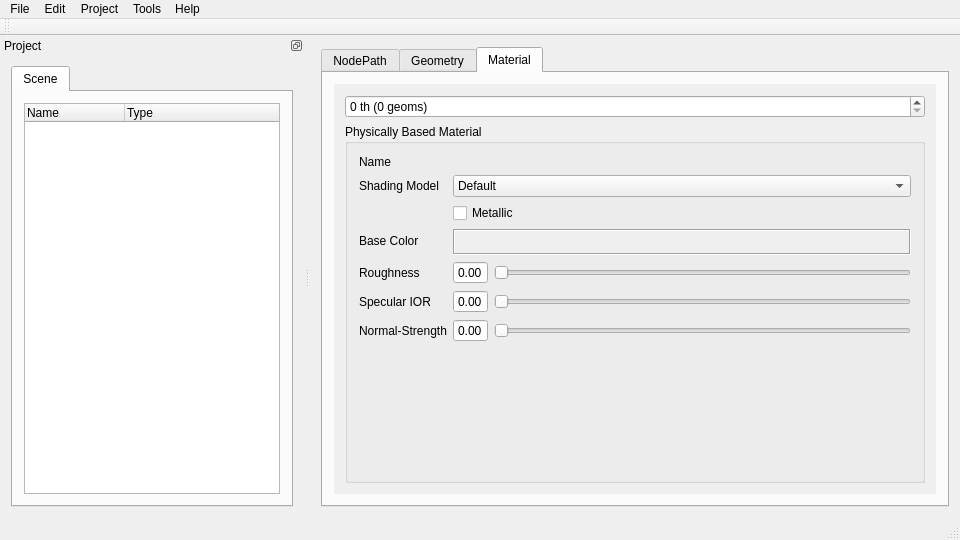
<?xml version="1.0" encoding="UTF-8"?>
<ui version="4.0">
 <class>MainWindow</class>
 <widget class="QMainWindow" name="MainWindow">
  <property name="geometry">
   <rect>
    <x>0</x>
    <y>0</y>
    <width>960</width>
    <height>540</height>
   </rect>
  </property>
  <property name="windowTitle">
   <string>RPEditor</string>
  </property>
  <property name="dockOptions">
   <set>QMainWindow::AnimatedDocks</set>
  </property>
  <widget class="QWidget" name="centralWidget">
   <property name="enabled">
    <bool>true</bool>
   </property>
   <layout class="QHBoxLayout" name="_2">
    <item>
     <widget class="QTabWidget" name="main_tab_widget_">
      <property name="currentIndex">
       <number>2</number>
      </property>
      <widget class="QWidget" name="nodepath_tab_">
       <property name="enabled">
        <bool>true</bool>
       </property>
       <attribute name="title">
        <string>NodePath</string>
       </attribute>
       <layout class="QHBoxLayout" name="horizontalLayout_2">
        <item>
         <widget class="QScrollArea" name="nodepath_area_">
          <property name="frameShape">
           <enum>QFrame::NoFrame</enum>
          </property>
          <property name="horizontalScrollBarPolicy">
           <enum>Qt::ScrollBarAlwaysOff</enum>
          </property>
          <property name="widgetResizable">
           <bool>true</bool>
          </property>
          <widget class="QWidget" name="scrollAreaWidgetContents">
           <property name="geometry">
            <rect>
             <x>0</x>
             <y>0</y>
             <width>619</width>
             <height>425</height>
            </rect>
           </property>
           <layout class="QVBoxLayout" name="verticalLayout_3">
            <item>
             <widget class="QGroupBox" name="pose_groupbox_">
              <property name="title">
               <string>Pose</string>
              </property>
              <property name="flat">
               <bool>false</bool>
              </property>
              <property name="checkable">
               <bool>false</bool>
              </property>
              <layout class="QFormLayout" name="formLayout_3">
               <item row="0" column="0">
                <widget class="QLabel" name="translation_label_">
                 <property name="text">
                  <string>Translation</string>
                 </property>
                </widget>
               </item>
               <item row="0" column="1">
                <layout class="QHBoxLayout" name="horizontalLayout_3">
                 <item>
                  <widget class="QLineEdit" name="translation_edit_x_"/>
                 </item>
                 <item>
                  <widget class="QLineEdit" name="translation_edit_y_"/>
                 </item>
                 <item>
                  <widget class="QLineEdit" name="translation_edit_z_"/>
                 </item>
                </layout>
               </item>
               <item row="1" column="0">
                <widget class="QLabel" name="hpr_label_">
                 <property name="text">
                  <string>HPR</string>
                 </property>
                </widget>
               </item>
               <item row="1" column="1">
                <layout class="QHBoxLayout" name="horizontalLayout_4">
                 <item>
                  <widget class="QLineEdit" name="hpr_edit_h_"/>
                 </item>
                 <item>
                  <widget class="QLineEdit" name="hpr_edit_p_"/>
                 </item>
                 <item>
                  <widget class="QLineEdit" name="hpr_edit_r_"/>
                 </item>
                </layout>
               </item>
               <item row="2" column="0">
                <widget class="QLabel" name="scale_label_">
                 <property name="text">
                  <string>Scale</string>
                 </property>
                </widget>
               </item>
               <item row="2" column="1">
                <layout class="QHBoxLayout" name="horizontalLayout_5">
                 <item>
                  <widget class="QLineEdit" name="scale_edit_x_"/>
                 </item>
                 <item>
                  <widget class="QLineEdit" name="scale_edit_y_"/>
                 </item>
                 <item>
                  <widget class="QLineEdit" name="scale_edit_z_"/>
                 </item>
                </layout>
               </item>
              </layout>
             </widget>
            </item>
            <item>
             <widget class="QGroupBox" name="visibility_groupbox_">
              <property name="title">
               <string>Visibility</string>
              </property>
              <layout class="QVBoxLayout" name="verticalLayout">
               <item>
                <widget class="QCheckBox" name="visible_checkbox_">
                 <property name="text">
                  <string>Visible</string>
                 </property>
                </widget>
               </item>
               <item>
                <widget class="QCheckBox" name="tight_bounds_checkbox_">
                 <property name="text">
                  <string>Tight Bounds</string>
                 </property>
                </widget>
               </item>
               <item>
                <widget class="QCheckBox" name="wireframe_checkbox_">
                 <property name="text">
                  <string>Wireframe</string>
                 </property>
                </widget>
               </item>
              </layout>
             </widget>
            </item>
            <item>
             <spacer name="verticalSpacer">
              <property name="orientation">
               <enum>Qt::Vertical</enum>
              </property>
              <property name="sizeHint" stdset="0">
               <size>
                <width>20</width>
                <height>40</height>
               </size>
              </property>
             </spacer>
            </item>
           </layout>
          </widget>
         </widget>
        </item>
       </layout>
      </widget>
      <widget class="QWidget" name="geometry_tab_">
       <attribute name="title">
        <string>Geometry</string>
       </attribute>
       <layout class="QVBoxLayout" name="verticalLayout_6">
        <item>
         <widget class="QScrollArea" name="scrollArea">
          <property name="frameShape">
           <enum>QFrame::NoFrame</enum>
          </property>
          <property name="widgetResizable">
           <bool>true</bool>
          </property>
          <widget class="QWidget" name="scrollAreaWidgetContents_3">
           <property name="geometry">
            <rect>
             <x>0</x>
             <y>0</y>
             <width>619</width>
             <height>425</height>
            </rect>
           </property>
           <layout class="QVBoxLayout" name="verticalLayout_7">
            <item>
             <widget class="QSpinBox" name="geometry_geom_index_spinbox_">
              <property name="suffix">
               <string> th (0 geoms)</string>
              </property>
             </widget>
            </item>
            <item>
             <widget class="QGroupBox" name="groupBox">
              <property name="title">
               <string>Geom</string>
              </property>
              <layout class="QFormLayout" name="formLayout_4">
               <item row="0" column="0">
                <widget class="QLabel" name="label">
                 <property name="text">
                  <string>Number of Primitives</string>
                 </property>
                </widget>
               </item>
               <item row="0" column="1">
                <widget class="QLabel" name="geom_num_primitives_label_">
                 <property name="text">
                  <string/>
                 </property>
                </widget>
               </item>
              </layout>
             </widget>
            </item>
            <item>
             <spacer name="verticalSpacer_2">
              <property name="orientation">
               <enum>Qt::Vertical</enum>
              </property>
              <property name="sizeHint" stdset="0">
               <size>
                <width>20</width>
                <height>40</height>
               </size>
              </property>
             </spacer>
            </item>
           </layout>
          </widget>
         </widget>
        </item>
       </layout>
      </widget>
      <widget class="QWidget" name="material_tab_">
       <attribute name="title">
        <string>Material</string>
       </attribute>
       <layout class="QHBoxLayout" name="horizontalLayout_6">
        <item>
         <widget class="QScrollArea" name="material_area_">
          <property name="frameShape">
           <enum>QFrame::NoFrame</enum>
          </property>
          <property name="horizontalScrollBarPolicy">
           <enum>Qt::ScrollBarAlwaysOff</enum>
          </property>
          <property name="widgetResizable">
           <bool>true</bool>
          </property>
          <widget class="QWidget" name="scrollAreaWidgetContents_2">
           <property name="geometry">
            <rect>
             <x>0</x>
             <y>0</y>
             <width>619</width>
             <height>425</height>
            </rect>
           </property>
           <layout class="QVBoxLayout" name="verticalLayout_5">
            <item>
             <widget class="QSpinBox" name="material_geom_index_spinbox_">
              <property name="suffix">
               <string> th (0 geoms)</string>
              </property>
             </widget>
            </item>
            <item>
             <widget class="QGroupBox" name="material_pbm_groupbox_">
              <property name="title">
               <string>Physically Based Material</string>
              </property>
              <layout class="QVBoxLayout" name="verticalLayout_4">
               <item>
                <layout class="QFormLayout" name="formLayout">
                 <item row="4" column="0">
                  <widget class="QLabel" name="base_color_label_">
                   <property name="text">
                    <string>Base Color</string>
                   </property>
                  </widget>
                 </item>
                 <item row="1" column="0">
                  <widget class="QLabel" name="material_name_label_of_label_">
                   <property name="text">
                    <string>Name</string>
                   </property>
                  </widget>
                 </item>
                 <item row="1" column="1">
                  <widget class="QLabel" name="material_name_label_">
                   <property name="text">
                    <string/>
                   </property>
                  </widget>
                 </item>
                 <item row="2" column="1">
                  <widget class="QComboBox" name="material_shading_model_combobox_">
                   <item>
                    <property name="text">
                     <string>Default</string>
                    </property>
                   </item>
                   <item>
                    <property name="text">
                     <string>Emessive</string>
                    </property>
                   </item>
                   <item>
                    <property name="text">
                     <string>Clearcoat</string>
                    </property>
                   </item>
                   <item>
                    <property name="text">
                     <string>Transparent</string>
                    </property>
                   </item>
                   <item>
                    <property name="text">
                     <string>Skin</string>
                    </property>
                   </item>
                   <item>
                    <property name="text">
                     <string>Foliage</string>
                    </property>
                   </item>
                  </widget>
                 </item>
                 <item row="2" column="0">
                  <widget class="QLabel" name="shading_model_label_">
                   <property name="text">
                    <string>Shading Model</string>
                   </property>
                  </widget>
                 </item>
                 <item row="3" column="1">
                  <widget class="QCheckBox" name="material_matallic_checkbox_">
                   <property name="text">
                    <string>Metallic</string>
                   </property>
                  </widget>
                 </item>
                 <item row="4" column="1">
                  <widget class="QFrame" name="frame">
                   <property name="frameShape">
                    <enum>QFrame::Box</enum>
                   </property>
                   <property name="frameShadow">
                    <enum>QFrame::Sunken</enum>
                   </property>
                   <layout class="QHBoxLayout" name="horizontalLayout_7">
                    <property name="spacing">
                     <number>0</number>
                    </property>
                    <property name="leftMargin">
                     <number>0</number>
                    </property>
                    <property name="topMargin">
                     <number>0</number>
                    </property>
                    <property name="rightMargin">
                     <number>0</number>
                    </property>
                    <property name="bottomMargin">
                     <number>0</number>
                    </property>
                    <item>
                     <widget class="QPushButton" name="material_base_color_dialog_button_">
                      <property name="autoFillBackground">
                       <bool>true</bool>
                      </property>
                      <property name="text">
                       <string/>
                      </property>
                      <property name="flat">
                       <bool>true</bool>
                      </property>
                     </widget>
                    </item>
                   </layout>
                  </widget>
                 </item>
                 <item row="5" column="1">
                  <layout class="QHBoxLayout" name="horizontalLayout_8">
                   <item>
                    <widget class="QDoubleSpinBox" name="material_roughness_spinbox_">
                     <property name="buttonSymbols">
                      <enum>QAbstractSpinBox::NoButtons</enum>
                     </property>
                     <property name="maximum">
                      <double>1.000000000000000</double>
                     </property>
                     <property name="singleStep">
                      <double>0.010000000000000</double>
                     </property>
                    </widget>
                   </item>
                   <item>
                    <widget class="QSlider" name="material_roughness_slider_">
                     <property name="maximum">
                      <number>100</number>
                     </property>
                     <property name="orientation">
                      <enum>Qt::Horizontal</enum>
                     </property>
                    </widget>
                   </item>
                  </layout>
                 </item>
                 <item row="5" column="0">
                  <widget class="QLabel" name="material_roughness_label_">
                   <property name="text">
                    <string>Roughness</string>
                   </property>
                  </widget>
                 </item>
                 <item row="6" column="1">
                  <layout class="QHBoxLayout" name="horizontalLayout_9">
                   <item>
                    <widget class="QDoubleSpinBox" name="material_speuclar_ior_spinbox_">
                     <property name="buttonSymbols">
                      <enum>QAbstractSpinBox::NoButtons</enum>
                     </property>
                     <property name="maximum">
                      <double>2.510000000000000</double>
                     </property>
                     <property name="singleStep">
                      <double>0.010000000000000</double>
                     </property>
                    </widget>
                   </item>
                   <item>
                    <widget class="QSlider" name="material_speuclar_ior_slider_">
                     <property name="minimum">
                      <number>100</number>
                     </property>
                     <property name="maximum">
                      <number>251</number>
                     </property>
                     <property name="orientation">
                      <enum>Qt::Horizontal</enum>
                     </property>
                    </widget>
                   </item>
                  </layout>
                 </item>
                 <item row="6" column="0">
                  <widget class="QLabel" name="material_specular_ior_label_">
                   <property name="text">
                    <string>Specular IOR</string>
                   </property>
                  </widget>
                 </item>
                 <item row="7" column="1">
                  <layout class="QHBoxLayout" name="horizontalLayout_10">
                   <item>
                    <widget class="QDoubleSpinBox" name="material_normal_strength_spinbox_">
                     <property name="buttonSymbols">
                      <enum>QAbstractSpinBox::NoButtons</enum>
                     </property>
                     <property name="maximum">
                      <double>1.000000000000000</double>
                     </property>
                     <property name="singleStep">
                      <double>0.010000000000000</double>
                     </property>
                    </widget>
                   </item>
                   <item>
                    <widget class="QSlider" name="material_normal_strength_slider_">
                     <property name="minimum">
                      <number>0</number>
                     </property>
                     <property name="maximum">
                      <number>100</number>
                     </property>
                     <property name="orientation">
                      <enum>Qt::Horizontal</enum>
                     </property>
                    </widget>
                   </item>
                  </layout>
                 </item>
                 <item row="7" column="0">
                  <widget class="QLabel" name="material_normal_strength_label_">
                   <property name="text">
                    <string>Normal-Strength</string>
                   </property>
                  </widget>
                 </item>
                </layout>
               </item>
              </layout>
             </widget>
            </item>
           </layout>
          </widget>
         </widget>
        </item>
       </layout>
      </widget>
     </widget>
    </item>
   </layout>
  </widget>
  <widget class="QMenuBar" name="menu_bar_">
   <property name="geometry">
    <rect>
     <x>0</x>
     <y>0</y>
     <width>960</width>
     <height>21</height>
    </rect>
   </property>
   <widget class="QMenu" name="menu_file_">
    <property name="title">
     <string>File</string>
    </property>
    <addaction name="action_new_project"/>
    <addaction name="separator"/>
    <addaction name="action_save_project"/>
    <addaction name="action_save_project_as"/>
    <addaction name="separator"/>
    <addaction name="action_import_model_"/>
    <addaction name="separator"/>
    <addaction name="action_exit"/>
   </widget>
   <widget class="QMenu" name="menu_help_">
    <property name="title">
     <string>Help</string>
    </property>
    <addaction name="action_about_qt"/>
    <addaction name="action_about_application"/>
   </widget>
   <widget class="QMenu" name="menuTools">
    <property name="title">
     <string>Tools</string>
    </property>
    <addaction name="action_ffmpeg"/>
    <addaction name="action_toggle_system_console_"/>
    <addaction name="separator"/>
    <addaction name="action_options"/>
   </widget>
   <widget class="QMenu" name="menu_project">
    <property name="title">
     <string>Project</string>
    </property>
    <addaction name="action_run_renderer"/>
   </widget>
   <widget class="QMenu" name="menuEdit">
    <property name="title">
     <string>Edit</string>
    </property>
    <addaction name="action_refresh_scenegraph_"/>
   </widget>
   <addaction name="menu_file_"/>
   <addaction name="menuEdit"/>
   <addaction name="menu_project"/>
   <addaction name="menuTools"/>
   <addaction name="menu_help_"/>
  </widget>
  <widget class="QToolBar" name="tool_bar_main">
   <attribute name="toolBarArea">
    <enum>TopToolBarArea</enum>
   </attribute>
   <attribute name="toolBarBreak">
    <bool>false</bool>
   </attribute>
  </widget>
  <widget class="QStatusBar" name="status_bar"/>
  <widget class="QDockWidget" name="dock_widget_project">
   <property name="sizePolicy">
    <sizepolicy hsizetype="Preferred" vsizetype="Preferred">
     <horstretch>0</horstretch>
     <verstretch>0</verstretch>
    </sizepolicy>
   </property>
   <property name="minimumSize">
    <size>
     <width>145</width>
     <height>188</height>
    </size>
   </property>
   <property name="features">
    <set>QDockWidget::DockWidgetFloatable|QDockWidget::DockWidgetMovable</set>
   </property>
   <property name="allowedAreas">
    <set>Qt::AllDockWidgetAreas</set>
   </property>
   <property name="windowTitle">
    <string>Project</string>
   </property>
   <attribute name="dockWidgetArea">
    <number>1</number>
   </attribute>
   <widget class="QWidget" name="dockWidgetContents_3">
    <layout class="QVBoxLayout" name="verticalLayout_2">
     <item>
      <widget class="QTabWidget" name="tab_widget_">
       <property name="currentIndex">
        <number>0</number>
       </property>
       <widget class="QWidget" name="scenegraph_tab_">
        <attribute name="title">
         <string>Scene</string>
        </attribute>
        <layout class="QHBoxLayout" name="horizontalLayout">
         <item>
          <widget class="QTreeWidget" name="scenegraph_tree_">
           <property name="expandsOnDoubleClick">
            <bool>false</bool>
           </property>
           <column>
            <property name="text">
             <string>Name</string>
            </property>
           </column>
           <column>
            <property name="text">
             <string>Type</string>
            </property>
           </column>
          </widget>
         </item>
        </layout>
       </widget>
      </widget>
     </item>
    </layout>
   </widget>
  </widget>
  <action name="action_exit">
   <property name="text">
    <string>Exit</string>
   </property>
   <property name="toolTip">
    <string>Exit this program.</string>
   </property>
  </action>
  <action name="action_open_project">
   <property name="text">
    <string>&amp;Open Project...</string>
   </property>
   <property name="toolTip">
    <string>Open project dialog.</string>
   </property>
  </action>
  <action name="action_options">
   <property name="text">
    <string>&amp;Options...</string>
   </property>
   <property name="toolTip">
    <string>Open options dialog.</string>
   </property>
  </action>
  <action name="action_about_qt">
   <property name="text">
    <string>About Qt</string>
   </property>
  </action>
  <action name="action_about_application">
   <property name="text">
    <string>About RPEditor</string>
   </property>
  </action>
  <action name="action_run_renderer">
   <property name="text">
    <string>&amp;Run</string>
   </property>
   <property name="shortcut">
    <string>F5</string>
   </property>
  </action>
  <action name="action_ffmpeg">
   <property name="text">
    <string>FFmpeg</string>
   </property>
  </action>
  <action name="action_save_project">
   <property name="enabled">
    <bool>false</bool>
   </property>
   <property name="text">
    <string>Save Project</string>
   </property>
  </action>
  <action name="action_new_project">
   <property name="text">
    <string>New Project</string>
   </property>
  </action>
  <action name="action_save_project_as">
   <property name="enabled">
    <bool>false</bool>
   </property>
   <property name="text">
    <string>Save Project As...</string>
   </property>
  </action>
  <action name="action_import_model_">
   <property name="text">
    <string>Import Model</string>
   </property>
  </action>
  <action name="action_toggle_system_console_">
   <property name="text">
    <string>Toggle System Console</string>
   </property>
   <property name="whatsThis">
    <string>Show or hide a system console window in ONLY Windows OS.</string>
   </property>
  </action>
  <action name="action_refresh_scenegraph_">
   <property name="text">
    <string>Refersh Scenegraph</string>
   </property>
  </action>
 </widget>
 <layoutdefault spacing="6" margin="11"/>
 <resources/>
 <connections>
  <connection>
   <sender>action_exit</sender>
   <signal>triggered()</signal>
   <receiver>MainWindow</receiver>
   <slot>close()</slot>
   <hints>
    <hint type="sourcelabel">
     <x>-1</x>
     <y>-1</y>
    </hint>
    <hint type="destinationlabel">
     <x>399</x>
     <y>299</y>
    </hint>
   </hints>
  </connection>
 </connections>
</ui>
